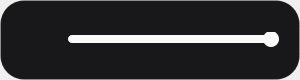
<?xml version="1.0" encoding="UTF-8"?>
<ui version="4.0">
 <class>QuickBrightnessWindow</class>
 <widget class="QWidget" name="QuickBrightnessWindow">
  <property name="geometry">
   <rect>
    <x>0</x>
    <y>0</y>
    <width>300</width>
    <height>80</height>
   </rect>
  </property>
  <property name="minimumSize">
   <size>
    <width>300</width>
    <height>80</height>
   </size>
  </property>
  <property name="maximumSize">
   <size>
    <width>300</width>
    <height>80</height>
   </size>
  </property>
  <property name="windowTitle">
   <string>Brillo</string>
  </property>
  <layout class="QVBoxLayout" name="rootLayout">
   <property name="spacing">
    <number>0</number>
   </property>
   <property name="leftMargin">
    <number>0</number>
   </property>
   <property name="topMargin">
    <number>0</number>
   </property>
   <property name="rightMargin">
    <number>0</number>
   </property>
   <property name="bottomMargin">
    <number>0</number>
   </property>
   <item>
    <widget class="QFrame" name="brightFrame">
     <property name="styleSheet">
      <string notr="true">QFrame#brightFrame {
    background-color: #18181b;
    border-radius: 24px;
    border: 1px solid rgba(255, 255, 255, 0.1);
}
QLabel {
    color: #fafafa;
    background: transparent;
    font-size: 22px;
}
QSlider::groove:horizontal {
    background: rgba(255, 255, 255, 0.2);
    height: 8px;
    border-radius: 4px;
}
QSlider::sub-page:horizontal {
    background: #fafafa;
    border-radius: 4px;
}
QSlider::handle:horizontal {
    background: #fafafa;
    width: 16px;
    height: 16px;
    margin: -4px 0;
    border-radius: 8px;
}</string>
     </property>
     <layout class="QHBoxLayout" name="frameLayout">
      <property name="spacing">
       <number>15</number>
      </property>
      <property name="leftMargin">
       <number>20</number>
      </property>
      <property name="topMargin">
       <number>20</number>
      </property>
      <property name="rightMargin">
       <number>20</number>
      </property>
      <property name="bottomMargin">
       <number>20</number>
      </property>
      <item>
       <widget class="QLabel" name="iconLabel">
        <property name="minimumSize">
         <size>
          <width>32</width>
          <height>32</height>
         </size>
        </property>
        <property name="alignment">
         <set>Qt::AlignCenter</set>
        </property>
       </widget>
      </item>
      <item>
       <widget class="QSlider" name="brightnessSlider">
        <property name="minimum">
         <number>5</number>
        </property>
        <property name="maximum">
         <number>100</number>
        </property>
        <property name="singleStep">
         <number>5</number>
        </property>
        <property name="pageStep">
         <number>5</number>
        </property>
        <property name="value">
         <number>100</number>
        </property>
        <property name="orientation">
         <enum>Qt::Horizontal</enum>
        </property>
       </widget>
      </item>
     </layout>
    </widget>
   </item>
  </layout>
 </widget>
 <resources/>
 <connections/>
</ui>
